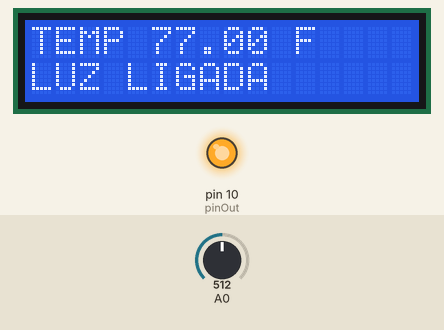
A sketch run on a simulated Arduino Uno, built with avr-gcc and run on an emulated ATmega328P. Parts: 16×2 character LCD, output pins drawn as LEDs (lit = HIGH). The test bench sets the inputs (shaded band); at power-on: A0 = 512. What the sketch prints to the serial monitor is not drawn.

Above: at 1.2 s.
1.3 s: A0 set to 838
At 2.4 s:
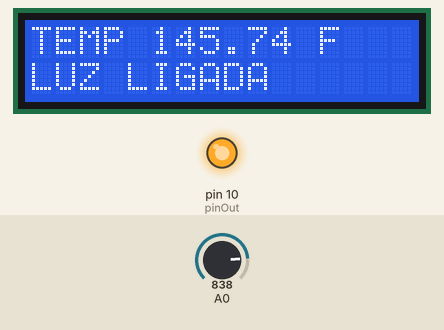
3.1 s: A0 set to 869
At 4.3 s:
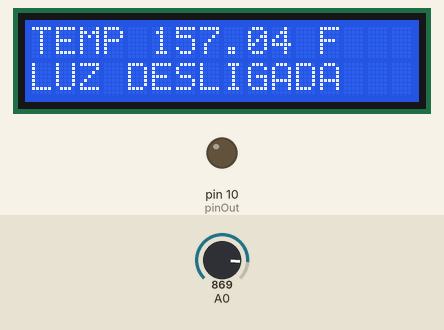
4.7 s: A0 set to 900
At 5.1 s:
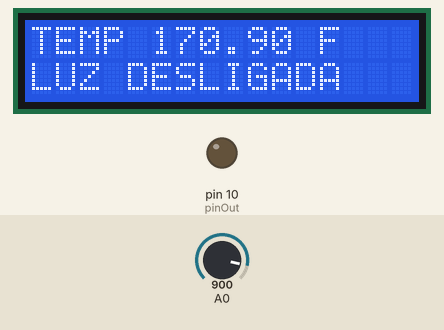
Timing chart, 0 to 7.7 s (numbered marks = the images above; inputs shaded):
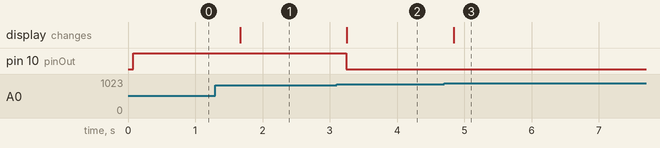

Measured:
- the behaviour switches between 850 and 851 on A0 (found by bisection; images 1 and 2)
- after the input at 1.3 s, the display: changes after 0.37 s (image 1)
- after the input at 3.1 s, pin 10 (pinOut): HIGH → LOW after 0.14 s; the display: changes after 0.15 s (image 2)
- after the input at 4.7 s, the display: changes after 0.14 s (image 3)

The sketch:

relay.ino
```cpp
// Open Source
// Trabalhando com Display LCD com I2C

#include <Wire.h> //INCLUSÃO DE BIBLIOTECA
#include <LiquidCrystal_I2C.h> //INCLUSÃO DE BIBLIOTECA

LiquidCrystal_I2C lcd(0x27,2,1,0,4,5,6,7,3, POSITIVE);

#include <math.h>

int pinOut = 10;

double Thermistor(int RawADC) {
 double Temp;
 Temp = log(10000.0*((1024.0/RawADC-1)));
 Temp = 1 / (0.001129148 + (0.000234125 + (0.0000000876741 * Temp * Temp ))* Temp );
 Temp = Temp - 273.15;
 Temp = (Temp * 9.0)/ 5.0 + 32.0;
 return Temp;
}

void setup() {
  Serial.begin(9600);
  pinMode(10, OUTPUT);
  lcd.begin (16,2); //SETA A QUANTIDADE DE COLUNAS(16) E O NÚMERO DE LINHAS(2) DO DISPLAY
  lcd.setBacklight(HIGH); //LIGA O BACKLIGHT (LUZ DE FUNDO)
}

void loop() {
  int val;
  double temp;
  val=analogRead(0);
  temp=Thermistor(val);
  lcd.clear();
  Serial.print("TEMPERATURA = ");
  Serial.print(temp);
  Serial.println(" F");
  lcd.setCursor(0,0); //SETA A POSIÇÃO DO CURSOR
  lcd.print("TEMP "); //IMPRIME O TEXTO NO DISPLAY LCD
  lcd.print(temp); //IMPRIME O TEXTO NO DISPLAY LCD
  lcd.print(" F"); //IMPRIME O TEXTO NO DISPLAY LCD

  if (temp >= 150){
    digitalWrite(pinOut, LOW);
    lcd.setCursor(0,1); //SETA A POSIÇÃO DO CURSOR
    lcd.print("LUZ DESLIGADA"); //IMPRIME O TEXTO NO DISPLAY LCD
  }
  else {
    digitalWrite(pinOut, HIGH);
    lcd.setCursor(0,1); //SETA A POSIÇÃO DO CURSOR
    lcd.print("LUZ LIGADA"); //IMPRIME O TEXTO NO DISPLAY LCD
  }
  delay(500);
}
```
